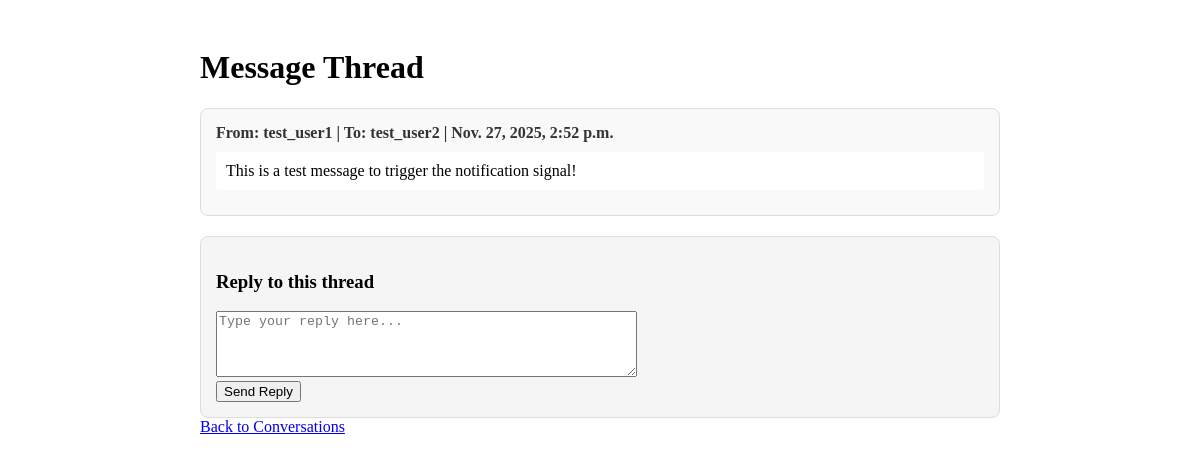
The app's page /thread/2/ (signed in) with its own data.
### messaging/models.py (models this page shows, shortened)
class Message(models.Model):
    sender = models.ForeignKey(
        User,
        on_delete=models.CASCADE,
        related_name='sent_messages'
    )
    receiver = models.ForeignKey(
        User,
        on_delete=models.CASCADE,
        related_name='received_messages'
    )
    content = models.TextField()
    timestamp = models.DateTimeField(default=timezone.now)
    is_read = models.BooleanField(default=False)  # New field to track if message has been read
    edited = models.BooleanField(default=False)
    last_edited = models.DateTimeField(null=True, blank=True)
    parent_message = models.ForeignKey(
        'self',
        on_delete=models.CASCADE,
        related_name='replies',
        null=True,
        blank=True,
        verbose_name='Parent Message'
    )
    objects = models.Manager()  # Default manager
    unread_messages = UnreadMessagesManager()  # Custom manager for unread messages
    class Meta:
        ordering = ['-timestamp']
        indexes = [
            models.Index(fields=['parent_message', 'timestamp']),
            models.Index(fields=['sender', 'receiver', 'timestamp']),
            models.Index(fields=['receiver', 'is_read', 'timestamp']),  # New index for unread queries
        ]

### messaging/views.py (the view)
# urls.py: path('thread/<int:message_id>/', views.message_thread, name='message_thread'),
@login_required
def message_thread(request, message_id):
    try:
        root_message = Message.objects.select_related('sender', 'receiver').get(id=message_id)
        if root_message.parent_message:
            root_message = root_message.get_conversation_root()
        def get_thread_messages_recursive(message_obj, depth=0):
            thread_data = {
                'message': message_obj,
                'depth': depth,
                'replies': []
            }
            replies = Message.objects.filter(parent_message=message_obj).select_related('sender', 'receiver').order_by('timestamp')
            for reply in replies:
                thread_data['replies'].append(get_thread_messages_recursive(reply, depth + 1))
            return thread_data
        thread_tree = get_thread_messages_recursive(root_message)
    except Message.DoesNotExist:
        thread_tree = None
    context = {
        'thread_tree': thread_tree,
    }
    return render(request, 'message_thread.html', context)

### messaging/templates/message_thread.html (shortened to what this page needs)
<!DOCTYPE html>
<html>
<head>
</head>
<body>
    <div class="thread-container">
        <h1>Message Thread</h1>
        {% if thread_tree %}
            {% include 'message_thread_recursive.html' with message_node=thread_tree %}
            <div class="reply-form">
                <h3>Reply to this thread</h3>
                <form method="post" action="{% url 'messaging:reply_to_message' message_id=thread_tree.message.id %}">
                    <textarea name="content" rows="4" cols="50" placeholder="Type your reply here..." required></textarea>
                    <br>
                    <button type="submit">Send Reply</button>
                </form>
            </div>
        {% else %}
            <p>Thread not found.</p>
        {% endif %}
        <a href="{% url 'messaging:conversation_list' %}">Back to Conversations</a>
    </div>
</body>
</html>

### messaging/templates/message_thread_recursive.html (shortened to what this page needs)
<div class="message depth-{{ message_node.depth }} {% if message_node.depth > 0 %}reply{% endif %}">
    <div class="message-header">
        From: {{ message_node.message.sender.username }}
        | To: {{ message_node.message.receiver.username }}
        | {{ message_node.message.timestamp }}
    </div>
    <div class="message-content">
        {{ message_node.message.content }}
    </div>
</div>

### messaging/templates/message_thread.html (style rules this page uses)
.thread-container { max-width: 800px; margin: 0 auto; padding: 20px; }
.message { border: 1px solid #ddd; border-radius: 8px; padding: 15px; margin: 10px 0; background-color: #f9f9f9; }
.message-header { font-weight: bold; color: #333; margin-bottom: 8px; }
.message-content { margin: 10px 0; padding: 10px; background-color: white; border-radius: 4px; }
.reply-form { margin-top: 20px; padding: 15px; border: 1px solid #ddd; border-radius: 8px; background-color: #f5f5f5; }

### records on screen
Message: message.sender.username "test_user1", message.receiver.username "test_user2", message.timestamp "Nov. 27, 2025, 2:52 p.m.", message.content "This is a test message to trigger the notification signal!"
